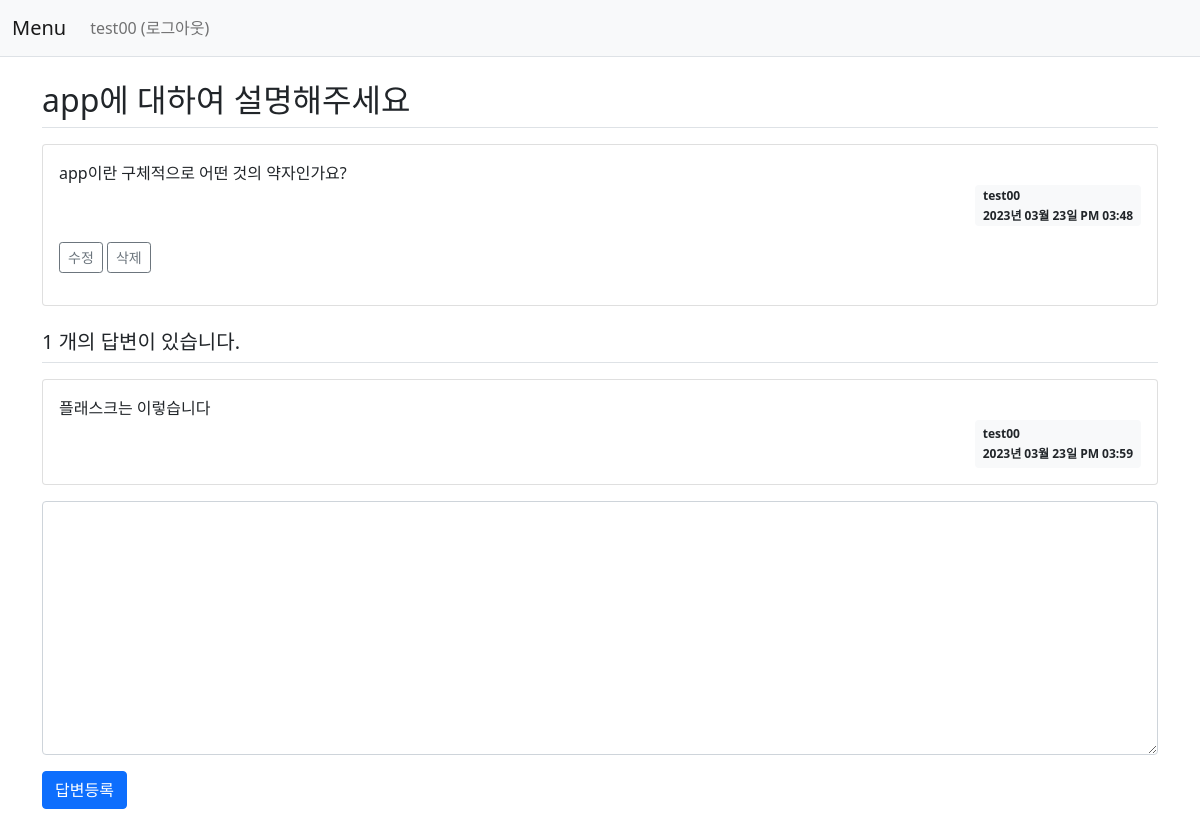
/question/detail/1/ (signed in), run on the app's committed database.
### app/models.py (models this page shows)
class User(db.Model):
    id = db.Column(db.Integer, primary_key = True)
    username = db.Column(db.String(150), unique=True, nullable=False)
    password = db.Column(db.String(200), nullable=False)
    email = db.Column(db.String(120), unique=True, nullable=False)

class Question(db.Model):
    id = db.Column(db.Integer, primary_key = True)
    subject = db.Column(db.String(200), nullable=False)
    content = db.Column(db.Text(), nullable=False)
    modify_date = db.Column(db.DateTime(), nullable=True)
    create_date = db.Column(db.DateTime(), nullable=False)
    user_id = db.Column(db.Integer, db.ForeignKey('user.id', ondelete='CASCADE'), nullable=False)
    user = db.relationship('User', backref=db.backref('question_set'))

class Answer(db.Model):
    id = db.Column(db.Integer, primary_key=True)
    question_id = db.Column(db.Integer, db.ForeignKey('question.id', ondelete='CASCADE'))
    question = db.relationship('Question', backref=db.backref('answer_set', cascade='all, delete-orphan'))
    content = db.Column(db.Text(), nullable=False)
    modify_date = db.Column(db.DateTime(), nullable=True)
    create_date = db.Column(db.DateTime(), nullable=False)
    user_id = db.Column(db.Integer, db.ForeignKey('user.id', ondelete = 'CASCADE'), nullable=False)
    user = db.relationship('User', backref=db.backref('answer_set'))

### app/views/question_view.py (the view)
@bp.route('/detail/<int:question_id>/')
def detail(question_id):
  form = AnswerForm()
  question_detail = Question.query.get_or_404(question_id)
  return render_template('question/question_detail.html', question_detail = question_detail, form=form)

### app/forms.py
class AnswerForm(FlaskForm):
    content=TextAreaField('내용', validators=[DataRequired('내용은 필수입력 항목입니다.')])

### app/filter.py (called while the page is built)
def format_date(value, fmt='%Y년 %m월 %d일 %p %I:%M'):
    return value.strftime(fmt)

### app/views/auth_view.py (called while the page is built)
@bp.before_app_request
def load_logged_in_user():
    user_id = session.get('user_id')
    if user_id is None:
        g.user = None
    else :
        g.user = User.query.get(user_id)

### app/templates/question/question_detail.html (shortened to what this page needs)
{% extends 'base.html' %}
{% block content %}
<div class="container my-3">
  <h2 class="border-bottom py-2">{{ question_detail.subject }}</h2>
  <div class="card my-3">
    <div class="card-body">
      <div class="card-text" style="white-space: pre-line;">{{ question_detail.content }}</div>
      <div class="d-flex justify-content-end">
        <div class="badge bg-light text-dark p2 text-start">
          <div class="mb-2">{{ question_detail.user.username }}</div>
          <div>{{ question_detail.create_date|datetime }}</div>
        </div>
      </div>
      <div class="my-3">
        {% if g.user == question_detail.user %}
        <a href="{{ url_for('question.modify', question_id=question_detail.id) }}" class="btn btn-sm btn-outline-secondary">수정</a>
        <a href="javascript:void(0)" class="delete btn btn-sm btn-outline-secondary"
           data-uri="{{ url_for('question.delete', question_id=question_detail.id) }}">삭제</a>
        {% endif %}
      </div>
    </div>
  </div>
  <h5 class="border-bottom my-3 py-2">{{ question_detail.answer_set|length}} 개의 답변이 있습니다.</h5>
  {% for answer in question_detail.answer_set %}
    <div class="card my-3">
      <div class="card-body">
        <div class="card-text" style="white-space: pre-line;">{{ answer.content}}</div>
        <div class="d-flex justify-content-end">
          <div class="badge bg-light text-dark p-2 text-start">
            <div class="mb-2">{{ answer.user.username }}</div>
            <div>{{ answer.create_date|datetime }}</div>
          </div>
        </div>
      </div>
    </div>
  {% endfor %}
  <form action="{{ url_for('answer.create', question_id=question_detail.id) }}" method="post" class="my-3">
    <div class="mb-3">
      <textarea {% if not g.user %}disabled{% endif %} name="content" id="content" class="form-control" rows="10"></textarea>
    </div>
    <input type="submit" value="답변등록" class="btn btn-primary">
  </form>
</div>
{% endblock %}

### app/templates/navbar.html (shortened to what this page needs)
<nav class="navbar navbar-expand-lg navbar-light bg-light border-bottom">
  <div class="container-fluid">
    <a class="navbar-brand" href="{{ url_for('main.home') }}">Menu</a>
    <div class="collapse navbar-collapse" id="navbarSupportedContent">
        {% if g.user %}
        <ul class="navbar-nav">
          <li class="nav-item">
            <a class="nav-link" href="{{ url_for('auth.logout') }}">{{ g.user.username }} (로그아웃)</a>
          </li>
        </ul>
      {% endif %}
    </div>
  </div>
</nav>

### data on the page
User: user.username "test00"
Question: subject "app에 대하여 설명해주세요", content "app이란 구체적으로 어떤 것의 약자인가요?", create_date "2023년 03월 23일 PM 03:48"
Answer: content "플래스크는 이렇습니다", user.username "test00", create_date "2023년 03월 23일 PM 03:59"

### other printed values
{{ question_detail.answer_set|length }} "1"
